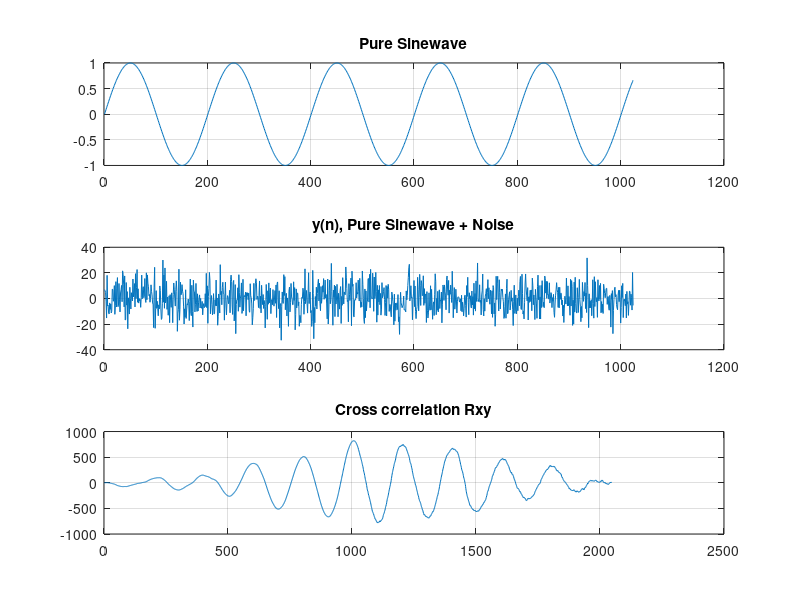

This figure's MATLAB source:
% Cross Korelasi dari dua buah sinyal: x(n) = sin(2*pi*f1*t) dan y(n) = x(n)+w(n), dengan f1 = 1 Hz dan w(n) adalah zero mean, unit varian dari random gaussian
N = 1024;   % Number of samples to generate
f1 = 1;     % Frequency of the sinewave
fs = 200;   % Sampling frequency
n = 0:N-1;  % Sampling index frequency
x = sin(2*pi*f1*n/fs);  % Generate x(n)
y = x + 10*randn(1, N);  % Generate y(n)

subplot(3, 1, 1);
plot(x);
title('Pure Sinewave');
grid;

subplot(3, 1, 2);
plot(y);
title('y(n), Pure Sinewave + Noise');
grid;

Rxy = xcorr(x, y);       % Estimate the cross correlation
subplot(3, 1, 3);
plot(Rxy);
title('Cross correlation Rxy');
grid;
